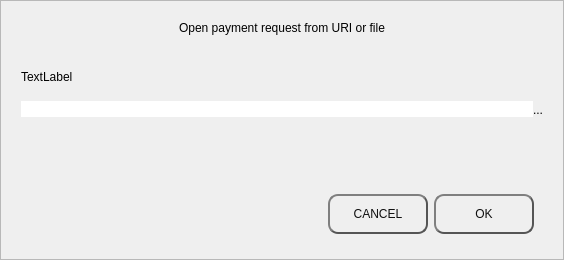
<?xml version="1.0" encoding="UTF-8"?>
<ui version="4.0">
 <class>OpenURIDialog</class>
 <widget class="QDialog" name="OpenURIDialog">
  <property name="geometry">
   <rect>
    <x>0</x>
    <y>0</y>
    <width>564</width>
    <height>260</height>
   </rect>
  </property>
  <property name="windowTitle">
   <string>Open URI</string>
  </property>
  <layout class="QVBoxLayout" name="verticalLayout">
   <property name="spacing">
    <number>0</number>
   </property>
   <property name="leftMargin">
    <number>0</number>
   </property>
   <property name="topMargin">
    <number>0</number>
   </property>
   <property name="rightMargin">
    <number>0</number>
   </property>
   <property name="bottomMargin">
    <number>0</number>
   </property>
   <item>
    <widget class="QFrame" name="frame">
     <property name="frameShape">
      <enum>QFrame::StyledPanel</enum>
     </property>
     <property name="frameShadow">
      <enum>QFrame::Raised</enum>
     </property>
     <layout class="QVBoxLayout" name="verticalLayout_2">
      <property name="spacing">
       <number>5</number>
      </property>
      <property name="leftMargin">
       <number>20</number>
      </property>
      <property name="topMargin">
       <number>20</number>
      </property>
      <property name="rightMargin">
       <number>20</number>
      </property>
      <property name="bottomMargin">
       <number>16</number>
      </property>
      <item>
       <widget class="QLabel" name="labelTitle">
        <property name="text">
         <string>Open payment request from URI or file</string>
        </property>
        <property name="alignment">
         <set>Qt::AlignCenter</set>
        </property>
       </widget>
      </item>
      <item>
       <spacer name="verticalSpacer_2">
        <property name="orientation">
         <enum>Qt::Vertical</enum>
        </property>
        <property name="sizeType">
         <enum>QSizePolicy::Fixed</enum>
        </property>
        <property name="sizeHint" stdset="0">
         <size>
          <width>20</width>
          <height>30</height>
         </size>
        </property>
       </spacer>
      </item>
      <item>
       <widget class="QLabel" name="labelSubtitle">
        <property name="text">
         <string>TextLabel</string>
        </property>
       </widget>
      </item>
      <item>
       <layout class="QHBoxLayout" name="horizontalLayout">
        <property name="spacing">
         <number>0</number>
        </property>
        <item>
         <widget class="QValidatedLineEdit" name="uriEdit">
          <property name="styleSheet">
           <string notr="true">#uriEdit{
	border-top-right-radius:0px;
	border-bottom-right-radius:0px;
}</string>
          </property>
         </widget>
        </item>
        <item>
         <widget class="QPushButton" name="selectFileButton">
          <property name="minimumSize">
           <size>
            <width>0</width>
            <height>41</height>
           </size>
          </property>
          <property name="toolTip">
           <string>Select payment request file</string>
          </property>
          <property name="styleSheet">
           <string notr="true">#selectFileButton{
	border-top-left-radius:0px;
	border-bottom-left-radius:0px;
}</string>
          </property>
          <property name="text">
           <string notr="true">...</string>
          </property>
          <property name="autoDefault">
           <bool>false</bool>
          </property>
         </widget>
        </item>
       </layout>
      </item>
      <item>
       <spacer name="verticalSpacer">
        <property name="orientation">
         <enum>Qt::Vertical</enum>
        </property>
        <property name="sizeHint" stdset="0">
         <size>
          <width>20</width>
          <height>40</height>
         </size>
        </property>
       </spacer>
      </item>
      <item>
       <widget class="QWidget" name="widget" native="true">
        <property name="minimumSize">
         <size>
          <width>0</width>
          <height>50</height>
         </size>
        </property>
        <layout class="QHBoxLayout" name="horizontalLayout_2">
         <item>
          <spacer name="horizontalSpacer">
           <property name="orientation">
            <enum>Qt::Horizontal</enum>
           </property>
           <property name="sizeHint" stdset="0">
            <size>
             <width>289</width>
             <height>20</height>
            </size>
           </property>
          </spacer>
         </item>
         <item>
          <widget class="QPushButton" name="pushButtonCancel">
           <property name="minimumSize">
            <size>
             <width>100</width>
             <height>40</height>
            </size>
           </property>
           <property name="styleSheet">
            <string notr="true">QPushButton {
color: #0F0F0F;
border: 2px solid #555;
border-radius: 10px;
border-style: outset;
background: qradialgradient(
cx: 0.3, cy: -0.4, fx: 0.3, fy: -0.4,
radius: 1.35, stop: 0 #d1d5db, stop: 1 #d1d5db
);
padding: 5px;
}

QPushButton:hover {
background: qradialgradient(
cx: 0.3, cy: -0.4, fx: 0.3, fy: -0.4,
radius: 1.35, stop: 0 #d1d5db, stop: 1 #d1d5db
);
}</string>
           </property>
           <property name="text">
            <string>CANCEL</string>
           </property>
          </widget>
         </item>
         <item>
          <widget class="QPushButton" name="pushButtonOK">
           <property name="minimumSize">
            <size>
             <width>100</width>
             <height>40</height>
            </size>
           </property>
           <property name="styleSheet">
            <string notr="true">QPushButton {
color: #0F0F0F;
border: 2px solid #555;
border-radius: 10px;
border-style: outset;
background: qradialgradient(
cx: 0.3, cy: -0.4, fx: 0.3, fy: -0.4,
radius: 1.35, stop: 0 #d1d5db, stop: 1 #d1d5db
);
padding: 5px;
}

QPushButton:hover {
background: qradialgradient(
cx: 0.3, cy: -0.4, fx: 0.3, fy: -0.4,
radius: 1.35, stop: 0 #d1d5db, stop: 1 #d1d5db
);
}</string>
           </property>
           <property name="text">
            <string>OK</string>
           </property>
          </widget>
         </item>
        </layout>
       </widget>
      </item>
     </layout>
    </widget>
   </item>
  </layout>
 </widget>
 <customwidgets>
  <customwidget>
   <class>QValidatedLineEdit</class>
   <extends>QLineEdit</extends>
   <header>qvalidatedlineedit.h</header>
  </customwidget>
 </customwidgets>
 <resources/>
 <connections/>
</ui>
